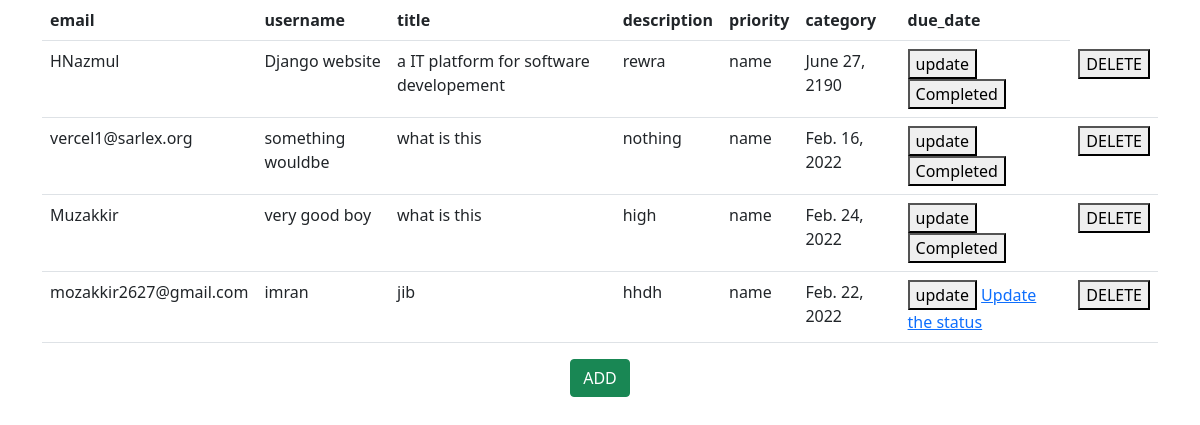
The page /display on the database its author committed.
### app/models.py (models this page shows)
class DO(models.Model):
    title = models.CharField(max_length=200)
    description = models.TextField(default="", max_length=2000)
    priority = models.CharField(max_length=50)
    category = models.CharField(max_length=200)
    due_date = models.DateField(default=timezone.now)
    username = models.CharField(max_length=100)
    status = models.BooleanField(default=False)

### app/views.py (the view)
# urls.py: path('display', views.display, name="show"),
def display(request):
    print(request.POST)
    if request.method == "POST":
        username = request.POST["username"]
        title = request.POST["title"]
        description = request.POST["description"]
        priority = request.POST["priority"]
        category = request.POST["category"]
        due_date = request.POST["due_date"]
        print(username, title, description, priority, category, due_date)
        s = DO(username=username, title=title, description=description,
               priority=priority, category=category, due_date=due_date)
        s.save()
        data = DO.objects.all()
        return render(request, "show.html", {"data": data})
    else:
        data = DO.objects.all()
        return render(request, "show.html", {"data": data})

### app/templates/show.html (shortened to what this page needs)
<!DOCTYPE html>
<html lang="en">
    <head>
        <link
            href="https://cdn.jsdelivr.net/npm/bootstrap@5.0.2/dist/css/bootstrap.min.css"
            rel="stylesheet"
        />
    </head>
    <body>
        <div class="container">
            <table class="table">
                <tr>
                    <th>email</th>
                    <th>username</th>
                    <th>title</th>
                    <th>description</th>
                    <th>priority</th>
                    <th>category</th>
                    <th>due_date</th>
                </tr>
                {% for x in data %}
                <tr>
                    <td>{{x.username}}</td>
                    <td>{{x.title}}</td>
                    <td>{{x.description}}</td>
                    <td>{{x.priority}}</td>
                    <td>{{x.category}}</td>
                    <td>{{x.due_date}}</td>
                    <td>
                        <a href="{% url 'update' x.id %}"><button>update</button></a>
                        {% if not x.status %}
                        <a href="{% url 'update_done' x.id %}">Update the status</a>
                        {% else %}
                        <button>Completed</button>
                        {% endif %}
                    </td>
                    <td>
                        <a href="{% url 'delete' x.id %}"><button>DELETE</button></a>
                    </td>
                </tr>
                {% endfor %}
            </table>
        </div>
        <div class="text-center">
            <a class="btn btn-success" href="{% url 'index' %}">ADD</a>
        </div>
    </body>
</html>

### rows shown on the page
DO: username "HNazmul", title "Django website", description "a IT platform for software developement", priority "rewra", category "name", due_date "June 27, 2190", status "Completed"
DO: username "vercel1@sarlex.org", title "something wouldbe", description "what is this", priority "nothing", category "name", due_date "Feb. 16, 2022", status "Completed"
DO: username "Muzakkir", title "very good boy", description "what is this", priority "high", category "name", due_date "Feb. 24, 2022", status "Completed"
DO: username "mozakkir2627@gmail.com", title "imran", description "jib", priority "hhdh", category "name", due_date "Feb. 22, 2022", status "Update the status"
